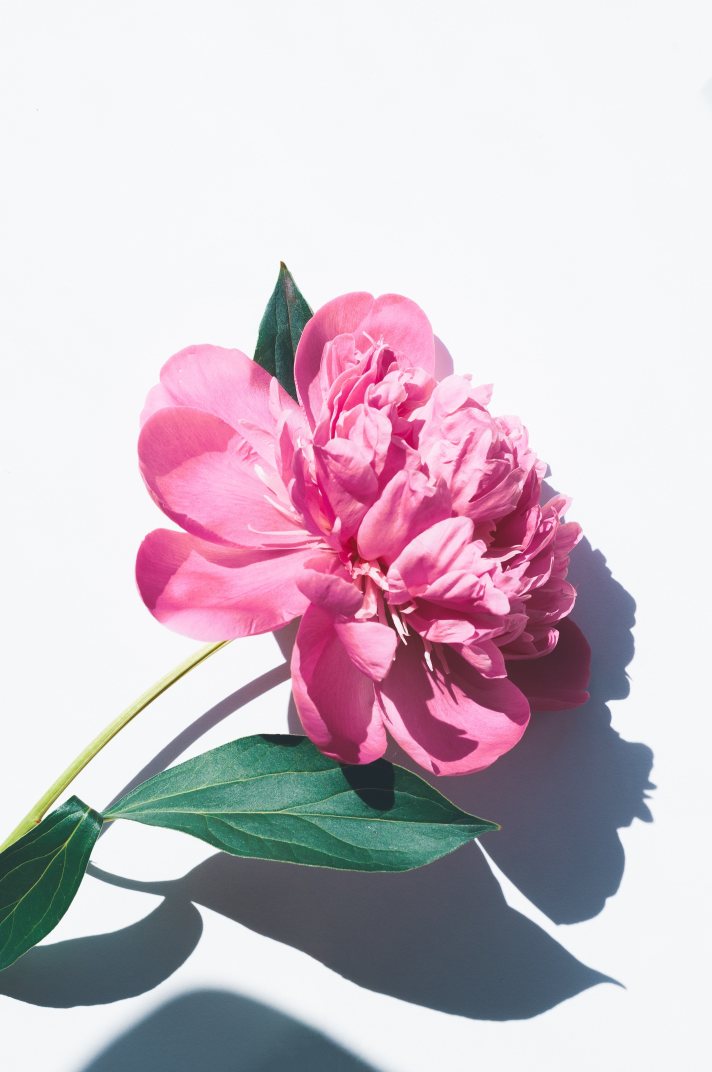
#> input picture Prak8/flower.jpg, 2848 x 4288 px (shown at 1/4 size)
$ python percobaan5.py   (older library calls are emulated)
#> lines starting #> are read from the running program, lines starting #| are printed output that depends on the picture; after the words box and inside, x2 and y2 are one past the last pixel; in counts of white or black regions, pixels touching at a corner belong together
import cv2

img = cv2.imread("flower.jpg", 0)
#> img: shape (4288, 2848); min 35, max 255, mean 195.9
img = cv2.resize(img, (400, 600))
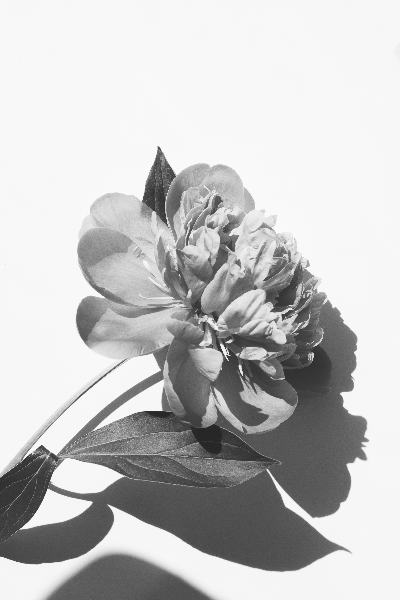
#> img: shape (600, 400); min 38, max 252, mean 195.8

sobel_x = cv2.Sobel(src=img, ddepth=cv2.CV_64F, dx=1, dy=0, ksize=5)
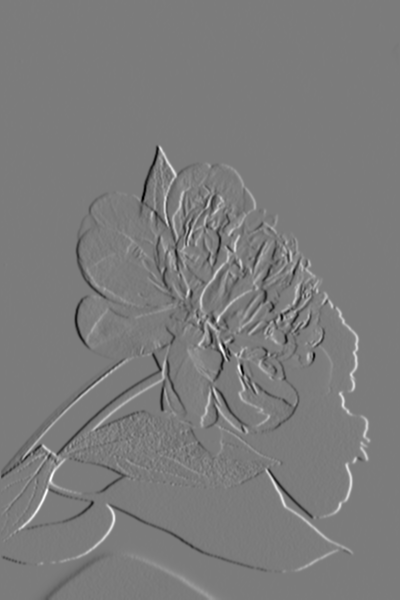
#> sobel_x: shape (600, 400) float64; min -8376, max 8877, mean 7.8; drawn with min black and max white
sobel_y = cv2.Sobel(src=img, ddepth=cv2.CV_64F, dx=0, dy=1, ksize=5)
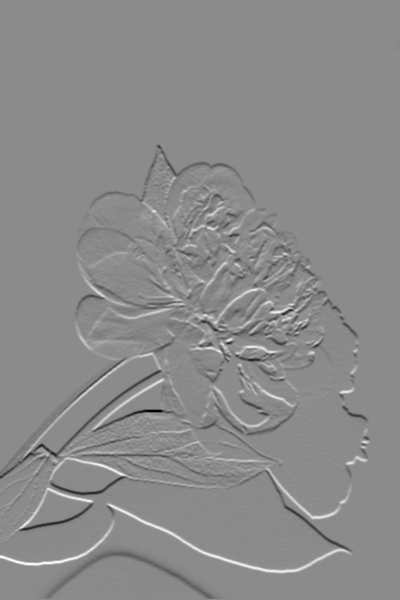
#> sobel_y: shape (600, 400) float64; min -9827, max 8176, mean -14.7; drawn with min black and max white
sobel = cv2.Sobel(src=img, ddepth=cv2.CV_64F, dx=1, dy=1, ksize=5)
sobel = cv2.convertScaleAbs(sobel)
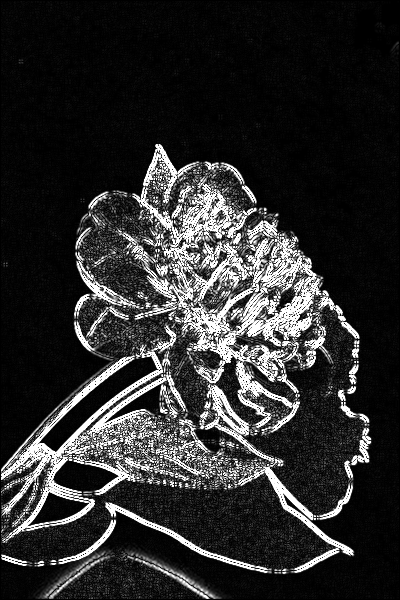
#> sobel: shape (600, 400); min 0, max 255, mean 45.7

canny = cv2.Canny(img, 100, 200)
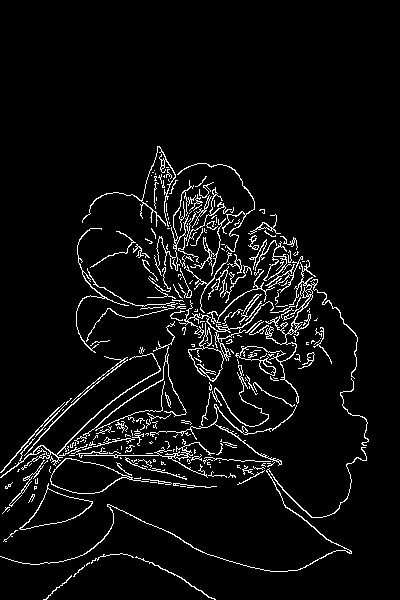
#> canny: shape (600, 400); 5.3% white in thin lines or dots, all inside (x1, y1, x2, y2) = (0, 146, 369, 600)

im_lap = cv2.Laplacian(img, ksize=5, ddepth=cv2.CV_64F)
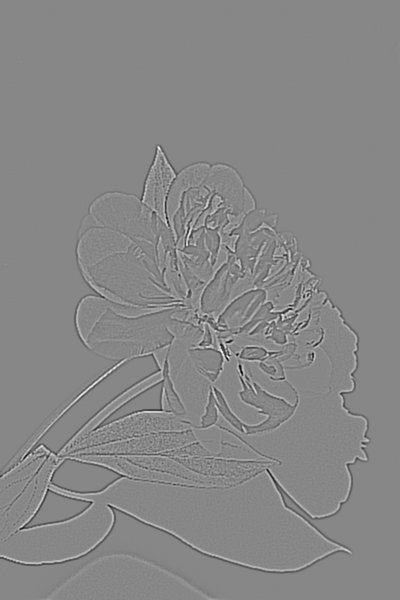
#> im_lap: shape (600, 400) float64; min -6702, max 5940, mean 0; drawn with min black and max white
im_lap = cv2.convertScaleAbs(im_lap)
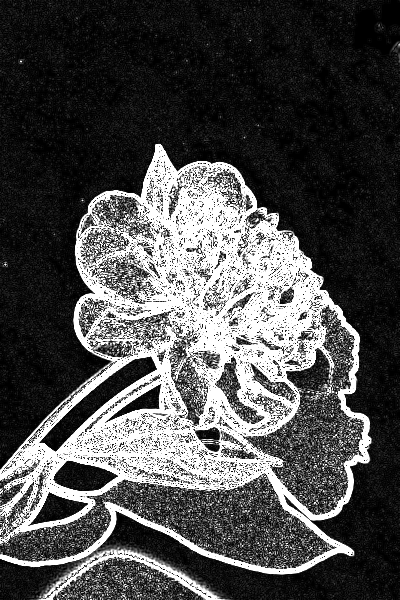
#> im_lap: shape (600, 400); min 0, max 255, mean 77.8

cv2.imshow("Grayscale", img)
cv2.imshow("Sobel", sobel)
cv2.imshow("Canny", canny)
cv2.imshow("Laplacian", im_lap)
cv2.waitKey(0)
cv2.destroyAllWindows()
